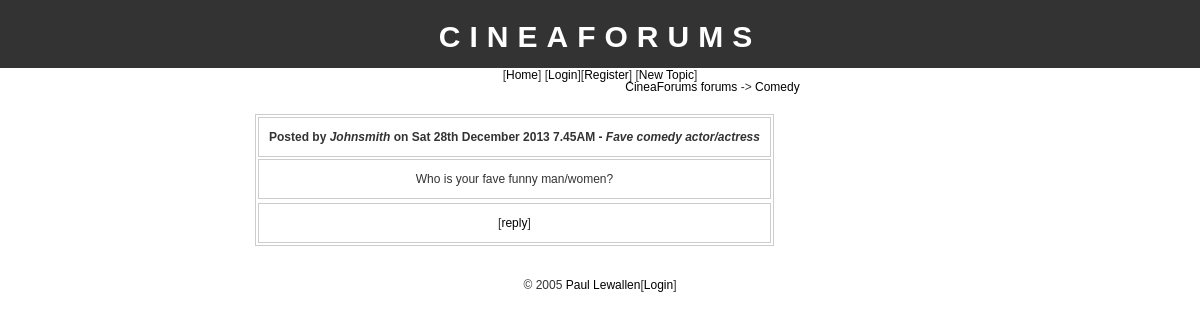
Page /viewmessages.php?id=2 on the committed database.
### tables this page shows
CREATE TABLE IF NOT EXISTS `topics` (
  `id` tinyint(4) NOT NULL AUTO_INCREMENT,
  `date` datetime NOT NULL,
  `user_id` int(11) NOT NULL,
  `forum_id` tinyint(4) NOT NULL,
  `subject` varchar(100) NOT NULL,
  PRIMARY KEY (`id`)
);

CREATE TABLE IF NOT EXISTS `forums` (
  `id` tinyint(4) NOT NULL AUTO_INCREMENT,
  `cat_id` tinyint(4) NOT NULL,
  `name` varchar(30) NOT NULL,
  `description` varchar(255) NOT NULL,
  PRIMARY KEY (`id`)
);

CREATE TABLE IF NOT EXISTS `messages` (
  `id` tinyint(4) NOT NULL AUTO_INCREMENT,
  `date` datetime NOT NULL,
  `user_id` int(11) NOT NULL,
  `topic_id` int(11) NOT NULL,
  `subject` varchar(100) NOT NULL,
  `body` text NOT NULL,
  PRIMARY KEY (`id`)
);

CREATE TABLE IF NOT EXISTS `users` (
  `id` tinyint(4) NOT NULL AUTO_INCREMENT,
  `username` varchar(10) NOT NULL,
  `password` varchar(10) NOT NULL,
  `email` varchar(100) NOT NULL,
  `verifystring` varchar(20) NOT NULL,
  `active` tinyint(4) NOT NULL,
  PRIMARY KEY (`id`)
);

### config.php (called while the page is built, shortened)
<?php
    $config_forumsname = "CineaForums";
?>

### viewmessages.php (the view, shortened to what this page needs)
<?php
include("config.php");
if(isset($_GET['id']) == TRUE) {
    if($error == 1) {
        header("Location: " . $config_basedir);
    }
    else {
        $validtopic = $_GET['id'];
    }
}
else {
    header("Location: " . $config_basedir);
}
require("header.php");
$topicsql = "SELECT topics.subject,
topics.forum_id, forums.name FROM topics,
forums WHERE topics.forum_id = forums.id
AND topics.id = " . $validtopic . ";";
$topicresult = mysql_query($topicsql);
$topicrow = mysql_fetch_assoc($topicresult);
echo "<h2>" . $topicrow['subject'] . "</h2>";
echo "<a href='index.php'>" . $config_forumsname
        . " forums</a> -> <a href='viewforum.php?id="
        . $topicrow['forum_id'] . "'>" . $topicrow['name']
        . "</a><br /><br />";
$threadsql = "SELECT messages.*, users.username
FROM messages, users WHERE messages.user_id
= users.id AND messages.topic_id = " . $validtopic
        . " ORDER BY messages.date;";
$threadresult = mysql_query($threadsql);
echo "<table>";
while($threadrow = mysql_fetch_assoc($threadresult)) {
    echo "<tr><td><strong>Posted by <i>"
            . $threadrow['username'] . "</i> on "
            . date("D jS F Y g.iA", strtotime($threadrow['date']))
            . " - <i>" . $threadrow['subject']
            . "</i></strong></td></tr>";
    echo "<tr><td>" . $threadrow['body']. "</td></tr>";
}
echo "<tr><td>[<a href='reply.php?id=" . $validtopic .
        "'>reply</a>]</td></tr>";
echo "</table>";
require("footer.php");
?>

### css/stylesheet.css (style rules this page uses)
body { font-family: "trebuchet ms", verdana, sans-serif; font-size: 12px; line-height: 1.5em; color: #333; background: #ffffff; margin: 0; padding: 0; text-align: center; width: 100%; }
a:link { text-decoration: none; color: #000; }
table { border: thin solid #cccccc; background: #ffffff; }
td { border: thin solid #cccccc; padding: 10px; }

### rows in the picture
topics: forum.name "Comedy"
messages: user.username "Johnsmith", date "Sat 28th December 2013 7.45AM", subject "Fave comedy actor/actress", body "Who is your fave funny man/women?"

### other values in the picture
$config_forumsname "CINEAFORUMS"
$config_forumsname "CineaForums"
$config_admin "Paul Lewallen"
